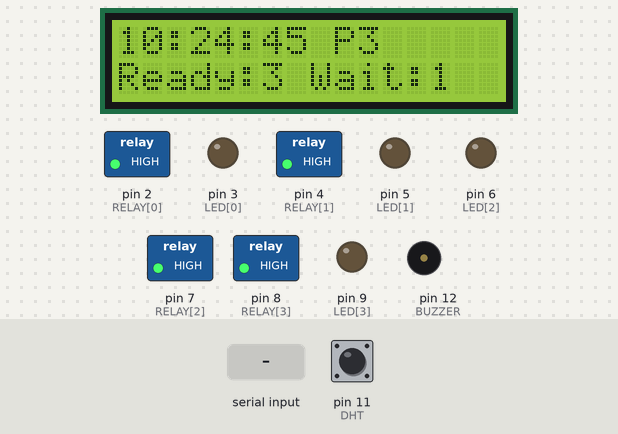
Simulated run of this sketch. Board: Arduino Uno, built with avr-gcc and run on an emulated ATmega328P. Shown: 16×2 character LCD, switched loads named in the sketch (green lamp = pin HIGH), output pins drawn as LEDs (lit = HIGH), buzzer (waves = sounding, pin HIGH). Wiring (inferred from the names in the program): PCF8574 port expander at I2C address 0x27; DS1307 clock at I2C address 0x68. Wiring (inferred from the signals the program sends): character LCD (HD44780): RS Q0; E Q2; backlight Q3; data Q4, Q5, Q6, Q7. Inputs (shaded band) come from the test bench; at power-on: pin 11 (DHT) HIGH. The local clock reads 2024-03-15 10:24:30 at power-on unless the sketch sets it; what the sketch prints to the serial monitor is not drawn.

Above: at 16.6 s.
16.7 s: "2" received over Serial
At 30.7 s:
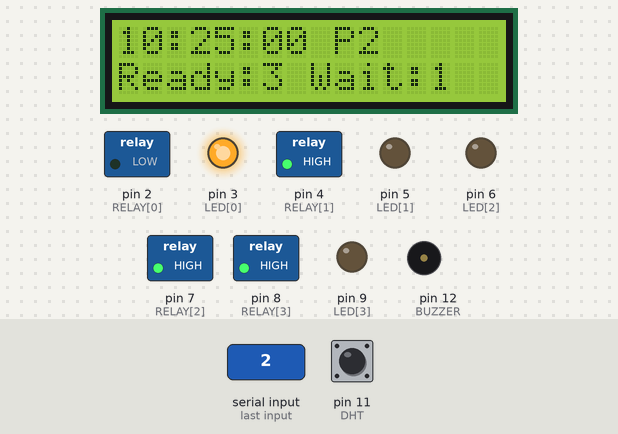
31.7 s: "3" received over Serial
At 45.7 s:
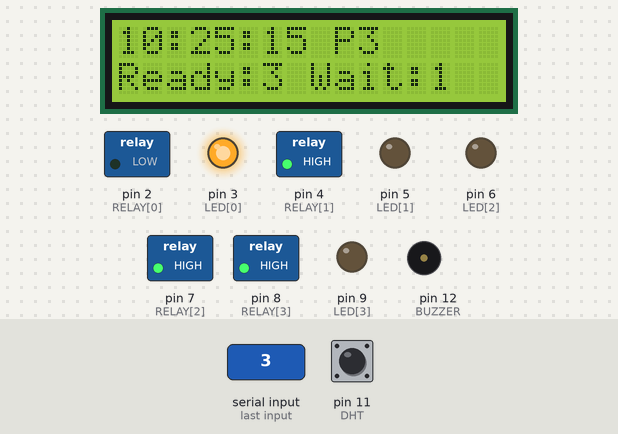
Timing chart, 0 to 47.2 s (numbered marks = the images above; inputs shaded):
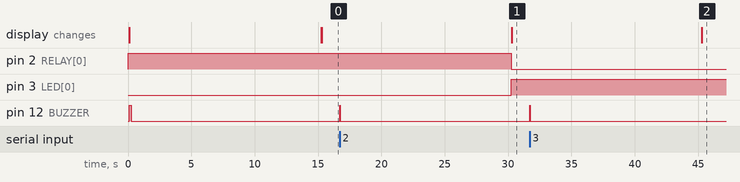

Measured:
- after the input at 16.7 s, pin 12 (BUZZER): LOW → HIGH at once, → LOW 0.06 s later; the display: changes after 13.6 s (image 1)
- after the input at 31.7 s, pin 12 (BUZZER): LOW → HIGH at once, → LOW 0.06 s later

The sketch:

SwapSched_Standalone.ino
```cpp
#include <Wire.h>
#include <math.h>

// SwapSched: 4-bay standalone demonstrator.
// LEDs indicate charging; relay contacts stay disconnected.
// Simulated SoC and vehicle arrivals are NOT physical measurements.

const byte RELAY[4] = {2, 4, 7, 8};
const byte LED[4]   = {3, 5, 6, 9};
const byte BUZZER = 12;
const byte DHT = 11;
const byte RTC_ADDR = 0x68;

const float PACK_KWH = 1.5;
const float CHARGER_KW = 0.75;
const float POWER_CAP_KW = 1.50;   // four-bay demo: max two chargers
const float READY_SOC = 0.95;
const float EPSILON = 0.05;
const byte LEAD_STEPS = 8;
const byte LOOKAHEAD_STEPS = 16;
const unsigned long STEP_MS = 15000UL; // accelerated: 15 sec = 15 simulated minutes

float soc[4] = {1.0, 1.0, 1.0, 1.0};
bool charging[4] = {false, false, false, false};
byte policy = 3; // P3 default; Serial Monitor: send 2 or 3
byte recent[8] = {0};
byte histCount = 0, histPos = 0;
byte arrivalsNow = 0, servedNow = 0, stockoutsNow = 0;
unsigned long stepNo = 0, lastStep = 0, rng = 0xA341316CUL;
byte tempC = 0, humidity = 0;
bool rtcOK = false, lcdOK = false, dhtOK = false;
byte lcdAddr = 0;

// ---------- LCD I2C backpack (common PCF8574 mapping) ----------
void expanderWrite(byte x) {
  Wire.beginTransmission(lcdAddr); Wire.write(x | 0x08); Wire.endTransmission();
}
void pulseNibble(byte x) {
  expanderWrite(x | 0x04); delayMicroseconds(1);
  expanderWrite(x & ~0x04); delayMicroseconds(50);
}
void lcdSend(byte value, byte mode) {
  pulseNibble((value & 0xF0) | mode);
  pulseNibble(((value << 4) & 0xF0) | mode);
}
void lcdCmd(byte c) { lcdSend(c, 0); }
void lcdChar(byte c) { lcdSend(c, 1); }
void lcdInit() {
  delay(50); pulseNibble(0x30); delay(5); pulseNibble(0x30);
  delayMicroseconds(150); pulseNibble(0x30); pulseNibble(0x20);
  lcdCmd(0x28); lcdCmd(0x0C); lcdCmd(0x06); lcdCmd(0x01); delay(2);
}
void lcdText(byte col, byte row, const char *s) {
  lcdCmd((row ? 0xC0 : 0x80) + col);
  while (*s) lcdChar(*s++);
}
void lcdClear() { lcdCmd(0x01); delay(2); }

// ---------- RTC DS1307 ----------
byte bcd(byte v) { return (v / 16) * 10 + (v % 16); }
bool getRTC(byte &h, byte &m, byte &s) {
  Wire.beginTransmission(RTC_ADDR); Wire.write((byte)0);
  if (Wire.endTransmission() != 0) return false;
  if (Wire.requestFrom(RTC_ADDR, (byte)7) != 7) return false;
  s = bcd(Wire.read() & 0x7F);
  m = bcd(Wire.read() & 0x7F);
  h = bcd(Wire.read() & 0x3F);
  for (byte i=0; i<4; i++) Wire.read();
  return true;
}

// ---------- DHT11 3-pin module, no external library ----------
bool readDHT(byte &hum, byte &tc) {
  byte d[5] = {0,0,0,0,0};
  pinMode(DHT, OUTPUT); digitalWrite(DHT, LOW); delay(20);
  digitalWrite(DHT, HIGH); delayMicroseconds(30); pinMode(DHT, INPUT_PULLUP);
  if (!pulseIn(DHT, LOW, 120)) return false;
  if (!pulseIn(DHT, HIGH, 120)) return false;
  for (byte i=0; i<40; i++) {
    if (!pulseIn(DHT, LOW, 120)) return false;
    unsigned long t = pulseIn(DHT, HIGH, 120);
    if (!t) return false;
    d[i/8] <<= 1;
    if (t > 40) d[i/8] |= 1;
  }
  if ((byte)(d[0]+d[1]+d[2]+d[3]) != d[4]) return false;
  hum=d[0]; tc=d[2]; return true;
}

// ---------- Deterministic random generator ----------
unsigned long random32() {
  rng ^= rng << 13; rng ^= rng >> 17; rng ^= rng << 5; return rng;
}
float rand01() { return (random32() % 100000UL) / 100000.0; }
byte poisson(float lambda) {
  float limit=exp(-lambda), product=1.0; byte k=0;
  do { ++k; product *= (rand01()+0.00001); } while (product>limit && k<20);
  return k-1;
}
float demandLambda(float hour) {
  float morning=1.2*exp(-((hour-9.0)*(hour-9.0))/2.0);
  float evening=2.2*exp(-((hour-18.5)*(hour-18.5))/(2.0*1.2*1.2));
  return 0.4+morning+evening;
}
float tariff(float hour) {
  if (hour>=22.0 || hour<6.0) return 5.0;
  if (hour<18.0) return 7.0;
  return 10.0;
}
byte poissonQuantile(float probability, float mean) {
  float p=exp(-mean), cdf=p; byte k=0;
  while (cdf<probability && k<20) { ++k; p*=mean/k; cdf+=p; }
  return k;
}
byte readyCount() {
  byte n=0; for(byte i=0;i<4;i++) if(soc[i]>=READY_SOC) n++; return n;
}
byte stepsToReady(byte i) {
  float missing=(READY_SOC-soc[i])*PACK_KWH;
  if(missing<=0) return 0;
  return (byte)ceil(missing/(CHARGER_KW*0.25));
}
float forecastMean(float hour) {
  float multiplier=1.0, actual=0, expected=0;
  for(byte i=0;i<histCount;i++) {
    byte idx=(histPos+8-histCount+i)%8;
    actual += recent[idx];
    // Approximate nominal historical expectation over recent 15-min intervals.
    float h = hour - (histCount-i)*0.25;
    while(h<0) h+=24;
    expected += demandLambda(h);
  }
  if(histCount) {
    multiplier=(actual+2.0)/(expected+2.0);
    if(multiplier<0.5) multiplier=0.5;
    if(multiplier>2.0) multiplier=2.0;
  }
  float mu=0;
  for(byte j=0;j<LEAD_STEPS;j++) {
    float h=hour+j*0.25; while(h>=24) h-=24;
    mu += demandLambda(h)*multiplier;
  }
  return mu;
}

// P2/P3 safety-stock policy. P3 is the chance-constrained default.
void schedule(float hour) {
  bool chosen[4]={false,false,false,false};
  byte candidates[4], n=0;
  byte full=readyCount();
  float mu=forecastMean(hour);
  byte target=(policy==2) ? (byte)round(mu) : poissonQuantile(1.0-EPSILON,mu);
  if(target>4) target=4;
  int needed=(int)target-(int)full; if(needed<0) needed=0;
  for(byte i=0;i<4;i++) if(soc[i]<READY_SOC) candidates[n++]=i;

  for(byte i=0;i<n;i++) for(byte j=i+1;j<n;j++) {
    if(stepsToReady(candidates[j])<stepsToReady(candidates[i])) {
      byte t=candidates[i]; candidates[i]=candidates[j]; candidates[j]=t;
    }
  }
  byte maxOn=(byte)(POWER_CAP_KW/CHARGER_KW);
  byte on=0, must=(needed<n)?needed:n;
  for(byte i=0;i<must && on<maxOn;i++) { chosen[candidates[i]]=true; on++; }

  float nowPrice=tariff(hour), cheapestFuture=10000;
  for(byte j=1;j<LOOKAHEAD_STEPS;j++) {
    float h=hour+j*0.25; while(h>=24) h-=24;
    float p=tariff(h); if(p<cheapestFuture) cheapestFuture=p;
  }
  if(nowPrice<=cheapestFuture) {
    for(byte i=must;i<n && on<maxOn;i++) { chosen[candidates[i]]=true; on++; }
  }
  for(byte i=0;i<4;i++) charging[i]=chosen[i];
}

void applyOutputs() {
  for(byte i=0;i<4;i++) {
    digitalWrite(LED[i], charging[i] ? HIGH : LOW);
    digitalWrite(RELAY[i], charging[i] ? LOW : HIGH); // active-LOW relay
  }
}

void stepSimulation() {
  float hour=(stepNo%96)*0.25;
  schedule(hour);
  arrivalsNow=poisson(demandLambda(hour));
  recent[histPos]=arrivalsNow; histPos=(histPos+1)%8;
  if(histCount<8) histCount++;

  servedNow=0; stockoutsNow=0;
  bool swapped[4]={false,false,false,false};
  for(byte k=0;k<arrivalsNow;k++) {
    int b=-1;
    for(byte i=0;i<4;i++) if(soc[i]>=READY_SOC && !swapped[i]) { b=i; break; }
    if(b<0) stockoutsNow++;
    else {
      soc[b]=0.10+(rand01()*0.20); // returned vehicle battery SoC, simulated
      swapped[b]=true; charging[b]=false; servedNow++;
    }
  }
  for(byte i=0;i<4;i++) {
    if(charging[i] && !swapped[i] && soc[i]<1.0) {
      soc[i]+=CHARGER_KW*0.25/PACK_KWH;
      if(soc[i]>1.0) soc[i]=1.0;
    }
  }
  applyOutputs();
  stepNo++;
}

void updateDisplaysAndSerial() {
  byte hh=0,mm=0,ss=0;
  rtcOK=getRTC(hh,mm,ss);
  dhtOK=readDHT(humidity,tempC);

  char l1[17], l2[17];
  if(rtcOK) snprintf(l1,sizeof(l1),"%02u:%02u:%02u P%u",hh,mm,ss,policy);
  else snprintf(l1,sizeof(l1),"RTC not found");
  snprintf(l2,sizeof(l2),"Ready:%u Wait:%u",readyCount(),(byte)(4-readyCount()));
  if(lcdOK) { lcdClear(); lcdText(0,0,l1); lcdText(0,1,l2); }

  // CSV protocol consumed by the laptop dashboard:
  // DATA,step,policy,clock,arrivals,served,stockouts,ready,tariff,temp,humidity,soc1..soc4,mask
  char clockText[9];
  if(rtcOK) snprintf(clockText,sizeof(clockText),"%02u:%02u:%02u",hh,mm,ss);
  else strcpy(clockText,"--:--:--");
  byte mask=0; for(byte i=0;i<4;i++) if(charging[i]) mask |= (1<<i);
  Serial.print("DATA,"); Serial.print(stepNo); Serial.print(",");
  Serial.print(policy); Serial.print(","); Serial.print(clockText); Serial.print(",");
  Serial.print(arrivalsNow); Serial.print(","); Serial.print(servedNow); Serial.print(",");
  Serial.print(stockoutsNow); Serial.print(","); Serial.print(readyCount()); Serial.print(",");
  Serial.print(tariff((stepNo%96)*0.25),1); Serial.print(",");
  if(dhtOK) Serial.print(tempC); else Serial.print(-1);
  Serial.print(","); if(dhtOK) Serial.print(humidity); else Serial.print(-1);
  for(byte i=0;i<4;i++) { Serial.print(","); Serial.print((int)(soc[i]*100)); }
  Serial.print(","); Serial.println(mask);
}

void setup() {
  Serial.begin(9600); Wire.begin();
  for(byte i=0;i<4;i++) {
    pinMode(RELAY[i],OUTPUT); digitalWrite(RELAY[i],HIGH); // safe OFF
    pinMode(LED[i],OUTPUT); digitalWrite(LED[i],LOW);
  }
  pinMode(BUZZER,OUTPUT); digitalWrite(BUZZER,LOW);

  Wire.beginTransmission(RTC_ADDR); rtcOK=(Wire.endTransmission()==0);
  byte addr[2]={0x27,0x3F};
  for(byte i=0;i<2;i++) {
    Wire.beginTransmission(addr[i]);
    if(Wire.endTransmission()==0) { lcdAddr=addr[i]; lcdOK=true; break; }
  }
  if(lcdOK) { lcdInit(); lcdText(0,0,"SwapSched"); lcdText(0,1,"4 Bay Starting"); }

  digitalWrite(BUZZER,HIGH); delay(150); digitalWrite(BUZZER,LOW);
  rng ^= micros();
  lastStep=millis();
  Serial.println("SwapSched dashboard protocol ready");
  Serial.println("Send 2 for P2 or 3 for P3");
}

void loop() {
  while(Serial.available()) {
    char c=Serial.read();
    if(c=='2' || c=='3') {
      policy=c-'0';
      digitalWrite(BUZZER,HIGH); delay(60); digitalWrite(BUZZER,LOW);
    }
  }
  if(millis()-lastStep>=STEP_MS) {
    lastStep += STEP_MS;
    stepSimulation();
    updateDisplaysAndSerial();
    if(stockoutsNow>0) { digitalWrite(BUZZER,HIGH); delay(80); digitalWrite(BUZZER,LOW); }
  }
}
```
